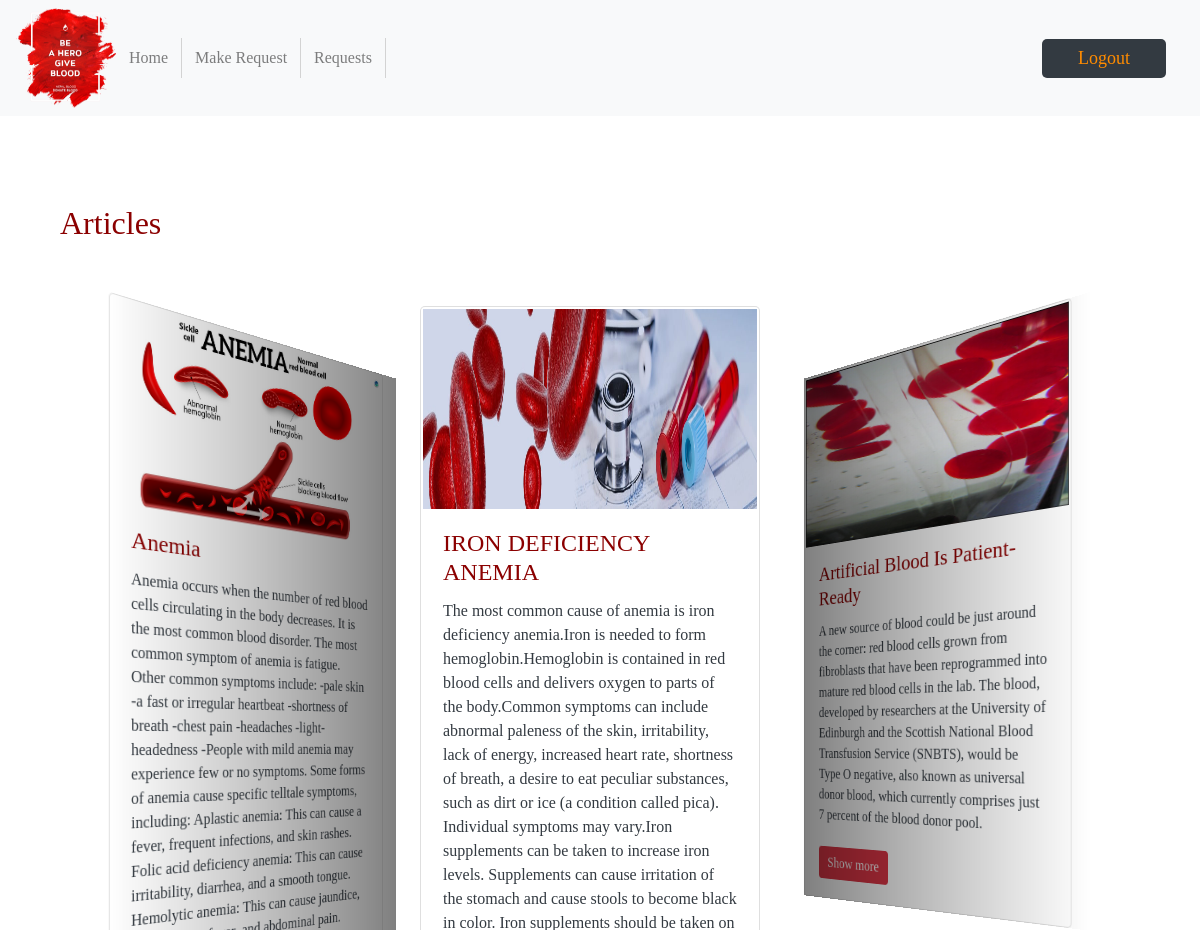
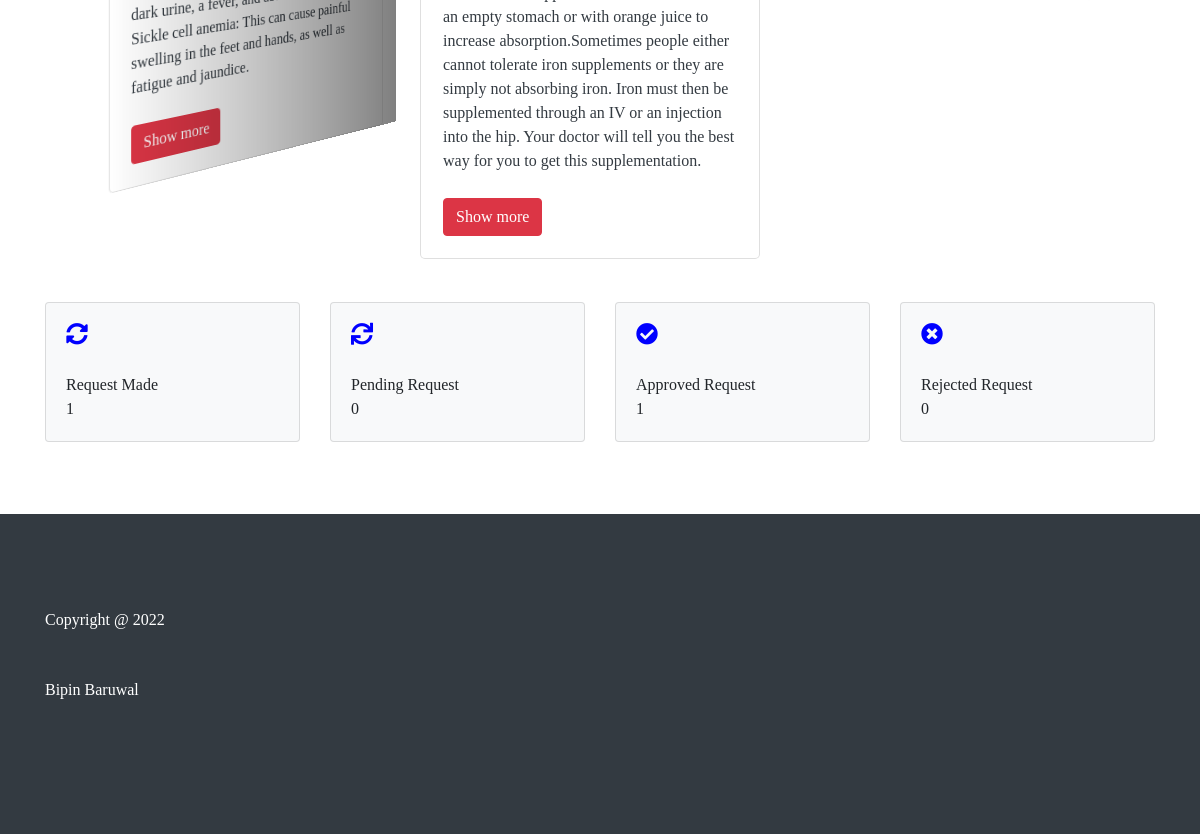
Page /patient/patient-dashboard (signed in) on the committed database (2 pictures, top to bottom).
### blood/models.py (models this page shows)
class Articles(models.Model):
    title = models.CharField(max_length=50, null=True)
    content = models.CharField(max_length=1000, null=True)
    image = models.FileField(upload_to='media/uploads/')

### patient/views.py (the view)
# urls.py: path('patient-dashboard', views.patient_dashboard_view,name='patient-dashboard'),
def patient_dashboard_view(request):
    data = []
    patient= models.Patient.objects.get(user_id=request.user.id)
    art = bmodels.Articles.objects.all()
    for datas in art:
        data.append(datas)
    data.reverse()
    dict={
        'requestpending': bmodels.BloodRequest.objects.all().filter(request_by_patient=patient).filter(status='Pending').count(),
        'requestapproved': bmodels.BloodRequest.objects.all().filter(request_by_patient=patient).filter(status='Approved').count(),
        'requestmade': bmodels.BloodRequest.objects.all().filter(request_by_patient=patient).count(),
        'requestrejected': bmodels.BloodRequest.objects.all().filter(request_by_patient=patient).filter(status='Rejected').count(),
        'data': data,
        'art':art
    }
    return render(request,'patient/patient_dashboard.html',context=dict)

### templates/patient/patient_dashboard.html (shortened to what this page needs)
{% extends 'patient/patient-header.html' %}
{% block content %}
{% load static %}
<head>
</head>
<br><br>
<div class="container">
    <section id="articles">
        <div class="container">
            <h2 style="display: inline-block;">Articles</h2>
            <div class="swiper-container">
              <div class="button-area" style="display: inline-block; margin-left: 850px;">
                      <div class="swiper-button-next"></div>
                      <div class="swiper-button-prev"></div>
              </div>
                <div class="swiper-wrapper">
                  {% for user in data %}
                    <div class="swiper-slide">
                        <div class="card">
                            <div class="card-img-top" style="position: relative;">
                                <img src="{{ user.image.url }}" alt="Card image" width="150px" height="200px">
                            </div>
                            <div class="card-body">
                                <h4 class="card-title">{{ user.title }}</h4>
                                <p class="card-text">{{user.content}}</p>
                                <button class="btn btn-danger" onclick= "window.location.href = '/patient/patient_article'">Show more</button>
                            </div>
                        </div>
                    </div>
                  {% endfor %}
                  </div>
            </div>
        </div>
      </section>
<br>
    <div class="row">
      <div class="col-sm-3">
        <div class="card bg-light">
          <div class="card-body">
              <div class="blood">
                <i class="fas fa-sync-alt xyz"></i>
              </div><br>
              <div>
                Request Made <br>
                  {{requestmade}}
              </div>
          </div>
        </div>
      </div>
      <div class="col-sm-3">
        <div class="card bg-light">
            <div class="card-body">
                <div class="blood">
                  <i class="fas fa-sync xyz"></i>
                </div><br>
                <div>
                    Pending Request <br>
                    {{requestpending}}
                </div>
            </div>
          </div>
      </div>
      <div class="col-sm-3">
          <div class="card bg-light">
              <div class="card-body">
                  <div class="blood">
                    <i class="fas fa-check-circle xyz"></i>
                  </div><br>
                  <div>
                       Approved Request<br>
                      {{requestapproved}}
                  </div>
              </div>
            </div>
      </div>
      <div class="col-sm-3">
          <div class="card bg-light">
              <div class="card-body">
                  <div class="blood">
                    <i class="fas fa-times-circle xyz"></i>
                  </div><br>
                  <div>
                       Rejected Request <br>
                      {{requestrejected}}
                  </div>
              </div>
            </div>
        </div>
    </div>
</div>
{% endblock content %}

### static/css/style.css (style rules this page uses)
body { font-family: "Times New Roman", Times, serif; }
#articles h2 { margin: 40px 0px 40px 0px; color: darkred; }
#articles .container .card img { width: 100%; }
#articles .container .card { padding: 2px; border-radius: 5px; margin-right: 20px; }
#articles .swiper-container .swiper-button-next { background-image: url(../imgs/arrow.png); }
#articles .swiper-container .swiper-button-prev { background-image: url(../imgs/arrow.png); -webkit-transform: scaleX(-1); transform: scaleX(-1); }
#articles .container .card h4 { color: darkred; }
#articles .container .card p { color: rgb(51, 58, 65); margin-bottom: 25px; }

### templates/patient/patient_dashboard.html (style rules this page uses)
.xyz { color: blue; font-size: 3ex; }

### rows in the picture
Articles: image (picture), title "IRON DEFICIENCY ANEMIA", content "The most common cause of anemia is iron deficiency anemia.Iron is needed to form hemoglobin.Hemoglobin is contained in red blood cells and delivers oxygen to parts of the body.Common symptoms can include abnormal paleness of the skin, irritability, lack of energy, increased heart rate, shortness of breath, a desire to eat peculiar substances, such as dirt or ice (a condition called pica). Individual symptoms may vary.Iron supplements can be taken to increase iron levels. Supplements can cause irritation of the stomach and cause stools to become black in color. Iron supplements should be taken on an empty stomach or with orange juice to increase absorption.Sometimes people either cannot…"
Articles: image (picture), title "Artificial Blood Is Patient-Ready", content "A new source of blood could be just around the corner: red blood cells grown from fibroblasts that have been reprogrammed into mature red blood cells in the lab. The blood, developed by researchers at the University of Edinburgh and the Scottish National Blood Transfusion Service (SNBTS), would be Type O negative, also known as universal donor blood, which currently comprises just 7 percent of the blood donor pool."
Articles: image (picture), title "Anemia", content "Anemia occurs when the number of red blood cells circulating in the body decreases. It is the most common blood disorder. The most common symptom of anemia is fatigue. Other common symptoms include: -pale skin -a fast or irregular heartbeat -shortness of breath -chest pain -headaches -light-headedness -People with mild anemia may experience few or no symptoms. Some forms of anemia cause specific telltale symptoms, including: Aplastic anemia: This can cause a fever, frequent infections, and skin rashes. Folic acid deficiency anemia: This can cause irritability, diarrhea, and a smooth tongue. Hemolytic anemia: This can cause jaundice, dark urine, a fever, and abdominal pain. Sickle cell…"

### other values in the picture
{{ requestmade }} "1"
{{ requestpending }} "0"
{{ requestapproved }} "1"
{{ requestrejected }} "0"
